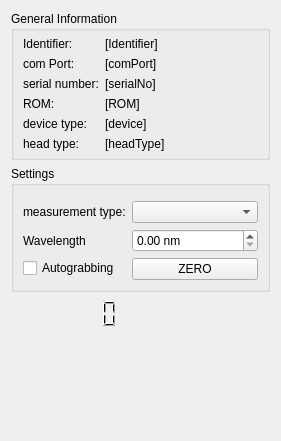
<?xml version="1.0" encoding="UTF-8"?>
<ui version="4.0">
 <class>dockWidgetOphirSerialPlugin</class>
 <widget class="QWidget" name="dockWidgetOphirSerialPlugin">
  <property name="geometry">
   <rect>
    <x>0</x>
    <y>0</y>
    <width>281</width>
    <height>441</height>
   </rect>
  </property>
  <property name="windowTitle">
   <string>Form</string>
  </property>
  <layout class="QGridLayout" name="gridLayout">
   <item row="0" column="0" colspan="2">
    <widget class="QGroupBox" name="groupInfo">
     <property name="sizePolicy">
      <sizepolicy hsizetype="Preferred" vsizetype="Minimum">
       <horstretch>0</horstretch>
       <verstretch>0</verstretch>
      </sizepolicy>
     </property>
     <property name="title">
      <string>General Information</string>
     </property>
     <layout class="QGridLayout" name="gridLayout_2">
      <property name="topMargin">
       <number>6</number>
      </property>
      <property name="bottomMargin">
       <number>6</number>
      </property>
      <item row="1" column="0">
       <widget class="QLabel" name="label_6">
        <property name="text">
         <string>com Port:</string>
        </property>
       </widget>
      </item>
      <item row="0" column="0">
       <widget class="QLabel" name="lbl1">
        <property name="sizePolicy">
         <sizepolicy hsizetype="Maximum" vsizetype="Preferred">
          <horstretch>0</horstretch>
          <verstretch>0</verstretch>
         </sizepolicy>
        </property>
        <property name="text">
         <string>Identifier:</string>
        </property>
       </widget>
      </item>
      <item row="0" column="1" colspan="2">
       <widget class="QLabel" name="lblIdentifier">
        <property name="text">
         <string>[Identifier]</string>
        </property>
       </widget>
      </item>
      <item row="1" column="1">
       <widget class="QLabel" name="lblComPort">
        <property name="text">
         <string>[comPort]</string>
        </property>
       </widget>
      </item>
      <item row="4" column="0">
       <widget class="QLabel" name="label_8">
        <property name="text">
         <string>device type:</string>
        </property>
       </widget>
      </item>
      <item row="4" column="1">
       <widget class="QLabel" name="lblDeviceType">
        <property name="text">
         <string>[device]</string>
        </property>
       </widget>
      </item>
      <item row="3" column="0">
       <widget class="QLabel" name="label_9">
        <property name="text">
         <string>ROM:</string>
        </property>
       </widget>
      </item>
      <item row="3" column="1">
       <widget class="QLabel" name="lblROM">
        <property name="text">
         <string>[ROM]</string>
        </property>
       </widget>
      </item>
      <item row="2" column="0">
       <widget class="QLabel" name="label_7">
        <property name="text">
         <string>serial number:</string>
        </property>
       </widget>
      </item>
      <item row="2" column="1">
       <widget class="QLabel" name="lblSerialNo">
        <property name="text">
         <string>[serialNo]</string>
        </property>
       </widget>
      </item>
      <item row="5" column="0">
       <widget class="QLabel" name="label_10">
        <property name="text">
         <string>head type:</string>
        </property>
       </widget>
      </item>
      <item row="5" column="1">
       <widget class="QLabel" name="lblHead">
        <property name="text">
         <string>[headType]</string>
        </property>
       </widget>
      </item>
     </layout>
    </widget>
   </item>
   <item row="1" column="0" colspan="2">
    <widget class="QGroupBox" name="groupBoxSettings">
     <property name="title">
      <string>Settings</string>
     </property>
     <layout class="QFormLayout" name="formLayout">
      <item row="0" column="0" colspan="2">
       <widget class="SliderWidget" name="sliderPowerRange" native="true">
        <property name="decimals" stdset="0">
         <number>9</number>
        </property>
        <property name="suffix" stdset="0">
         <string>mW</string>
        </property>
        <property name="tracking" stdset="0">
         <bool>false</bool>
        </property>
       </widget>
      </item>
      <item row="2" column="0">
       <widget class="QLabel" name="label">
        <property name="text">
         <string>Wavelength</string>
        </property>
       </widget>
      </item>
      <item row="2" column="1">
       <widget class="QDoubleSpinBox" name="dspinWavelength">
        <property name="keyboardTracking">
         <bool>false</bool>
        </property>
        <property name="suffix">
         <string> nm</string>
        </property>
       </widget>
      </item>
      <item row="3" column="0">
       <widget class="QCheckBox" name="checkAutograbbing">
        <property name="text">
         <string>Autograbbing</string>
        </property>
       </widget>
      </item>
      <item row="3" column="1">
       <widget class="QPushButton" name="btnZero">
        <property name="text">
         <string>ZERO</string>
        </property>
       </widget>
      </item>
      <item row="1" column="0">
       <widget class="QLabel" name="label_2">
        <property name="text">
         <string>measurement type:</string>
        </property>
       </widget>
      </item>
      <item row="1" column="1">
       <widget class="QComboBox" name="comboBoxMeasurementType"/>
      </item>
     </layout>
    </widget>
   </item>
   <item row="2" column="0">
    <widget class="QLCDNumber" name="lcdNumber">
     <property name="lineWidth">
      <number>0</number>
     </property>
     <property name="smallDecimalPoint">
      <bool>false</bool>
     </property>
     <property name="digitCount">
      <number>6</number>
     </property>
     <property name="segmentStyle">
      <enum>QLCDNumber::Filled</enum>
     </property>
     <property name="value" stdset="0">
      <double>0.000000000000000</double>
     </property>
     <property name="intValue" stdset="0">
      <number>0</number>
     </property>
    </widget>
   </item>
   <item row="2" column="1">
    <widget class="QLabel" name="labelVal">
     <property name="font">
      <font>
       <pointsize>20</pointsize>
      </font>
     </property>
     <property name="lineWidth">
      <number>1</number>
     </property>
     <property name="text">
      <string/>
     </property>
     <property name="textFormat">
      <enum>Qt::RichText</enum>
     </property>
    </widget>
   </item>
   <item row="3" column="0">
    <spacer name="verticalSpacer">
     <property name="orientation">
      <enum>Qt::Vertical</enum>
     </property>
     <property name="sizeHint" stdset="0">
      <size>
       <width>20</width>
       <height>40</height>
      </size>
     </property>
    </spacer>
   </item>
  </layout>
 </widget>
 <customwidgets>
  <customwidget>
   <class>SliderWidget</class>
   <extends>QWidget</extends>
   <header>sliderWidget.h</header>
  </customwidget>
 </customwidgets>
 <resources/>
 <connections/>
</ui>
